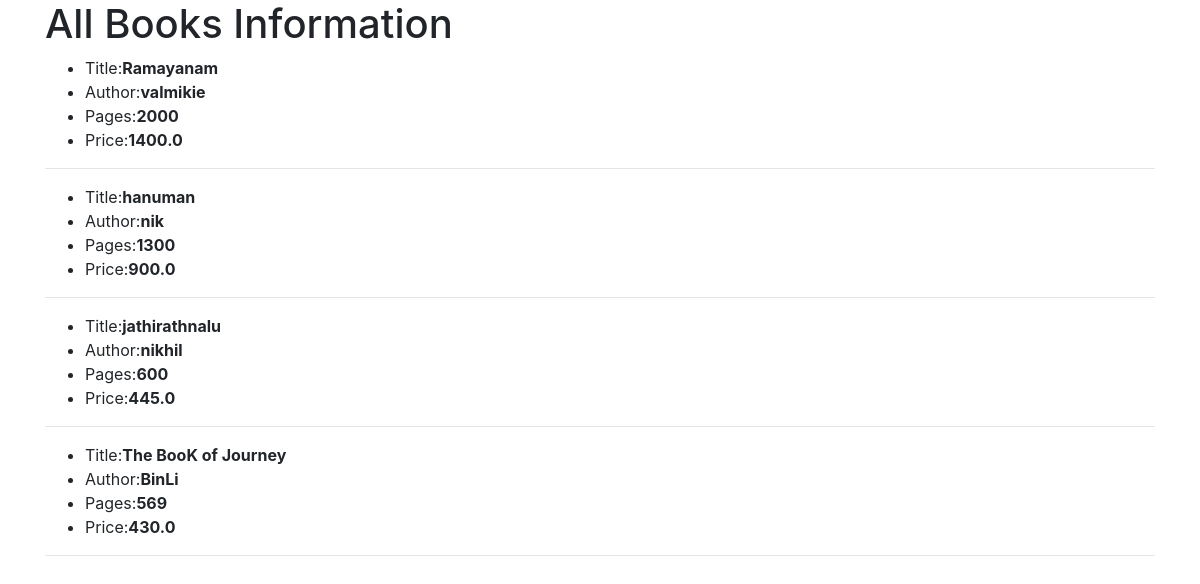
Page /list/ on the committed database.
### testapp/models.py (models this page shows, shortened)
class Book(models.Model):
    title = models.CharField(max_length=30)
    author = models.CharField(max_length=30)
    pages = models.IntegerField()
    price = models.FloatField()

### testapp/views.py (the view)
# urls.py: path('list/', views.BookListView.as_view()),
class BookListView(ListView):
    model = Book

### templates/testapp/book_list.html (shortened to what this page needs)
<!DOCTYPE html>
<html lang="en" dir="ltr">
  <head>
    <link rel="stylesheet" href="https://cdn.jsdelivr.net/npm/bootstrap@4.6.2/dist/css/bootstrap.min.css">
  </head>
  <body>
    <div class="container">
      <h1>All Books Information</h1>
      {% for book in book_list %}
      <ul>
        <li>Title:<strong>{{book.title}}</strong></li>
        <li>Author:<strong>{{book.author}}</strong></li>
        <li>Pages:<strong>{{book.pages}}</strong></li>
        <li>Price:<strong>{{book.price}}</strong></li>
      </ul>
      <hr>
      {% endfor %}
    </div>
  </body>
</html>

### rows in the picture
Book: title "Ramayanam", author "valmikie", pages "2000", price "1400.0"
Book: title "hanuman", author "nik", pages "1300", price "900.0"
Book: title "jathirathnalu", author "nikhil", pages "600", price "445.0"
Book: title "The BooK of Journey", author "BinLi", pages "569", price "430.0"
